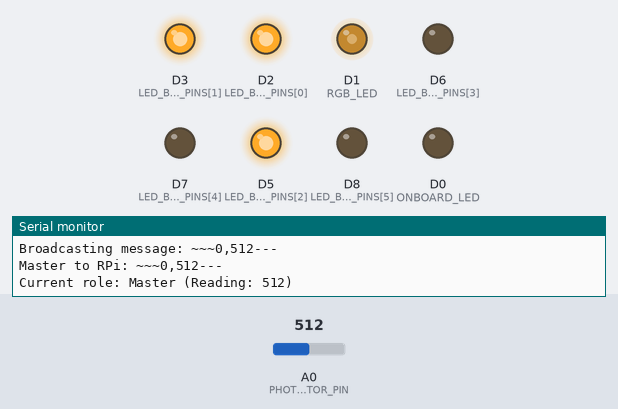
The sketch below on a simulated ESP8266 (NodeMCU). Shown: output pins drawn as LEDs (lit = HIGH), the last lines printed to the serial monitor. The inputs (shaded band) are chosen by the test bench; at power-on: A0 (PHOTORESISTOR_PIN) = 512. WiFi joins after 1.5 s; servers stay silent unless stated.

Above: at 2.7 s.
2.8 s: A0 (PHOTORESISTOR_PIN) set to 716
At 3.9 s:
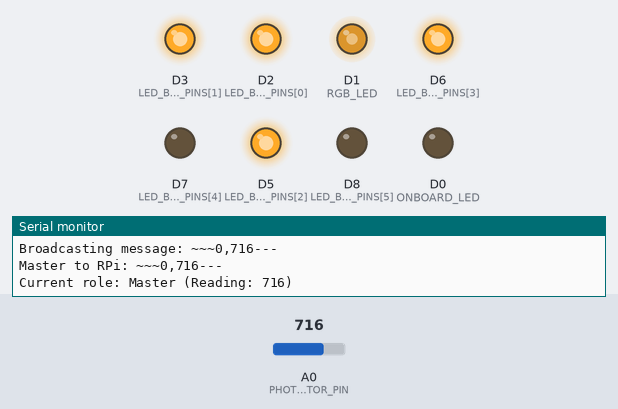
4.3 s: A0 (PHOTORESISTOR_PIN) set to 900
At 4.8 s:
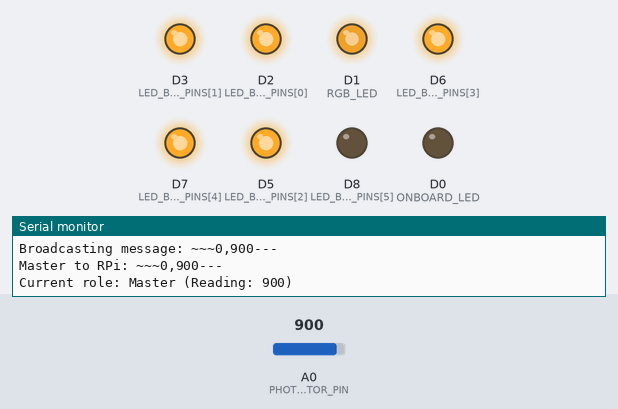
5.8 s: A0 (PHOTORESISTOR_PIN) set to 1023
At 7.0 s:
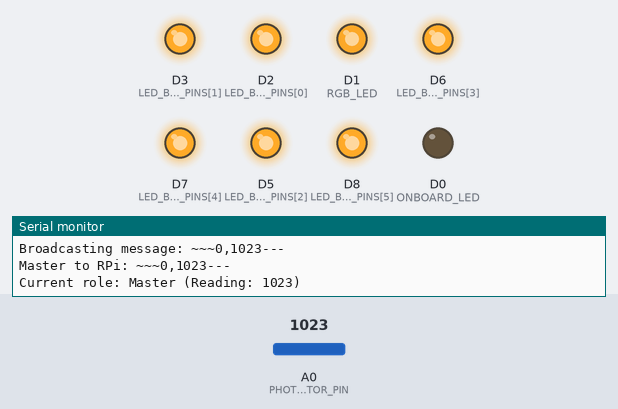
7.3 s: A0 (PHOTORESISTOR_PIN) set to 306
At 7.9 s:
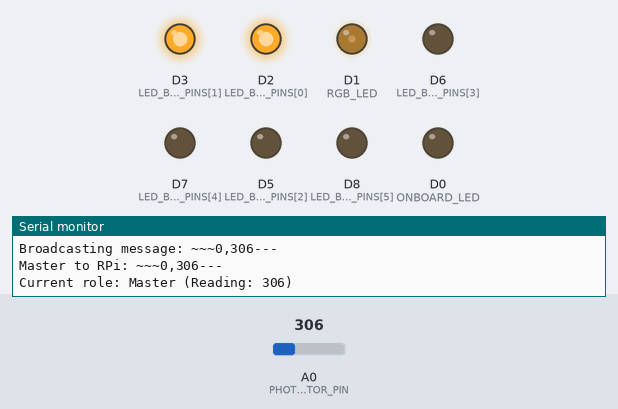
8.8 s: A0 (PHOTORESISTOR_PIN) set to 122
At 10.0 s:
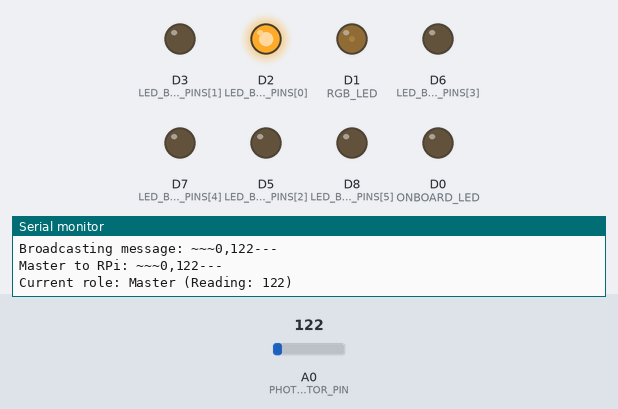
10.3 s: A0 (PHOTORESISTOR_PIN) set to 0
At 11.0 s:
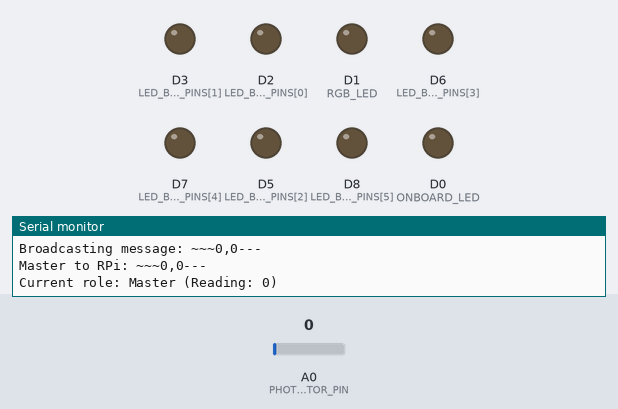
Timing chart, 0 to 12.8 s (numbered marks = the images above; inputs shaded):
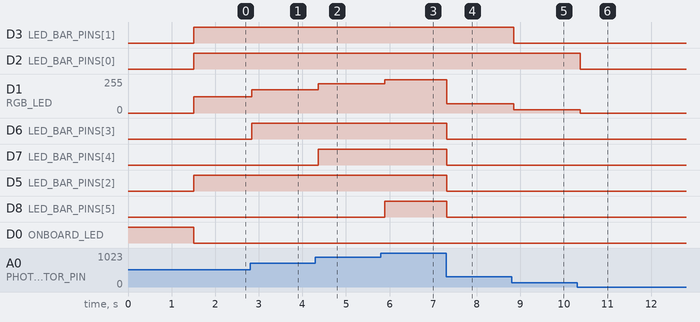

Measured:
- after the input at 2.8 s, D1 (RGB_LED): 122/255 → 173/255 at once; D6 (LED_BAR_PINS[3]): LOW → HIGH at once
- after the input at 4.3 s, D1 (RGB_LED): 173/255 → 219/255 after 0.06 s; D7 (LED_BAR_PINS[4]): LOW → HIGH after 0.06 s
- after the input at 5.8 s, D1 (RGB_LED): 219/255 → 249/255 after 0.09 s; D8 (LED_BAR_PINS[5]): LOW → HIGH after 0.09 s
- after the input at 7.3 s, D1 (RGB_LED): 249/255 → 70/255 at once; D6 (LED_BAR_PINS[3]), D7 (LED_BAR_PINS[4]), D5 (LED_BAR_PINS[2]), D8 (LED_BAR_PINS[5]): HIGH → LOW at once
- after the input at 8.8 s, D3 (LED_BAR_PINS[1]): HIGH → LOW at once; D1 (RGB_LED): 70/255 → 24/255 at once
- after the input at 10.3 s, D2 (LED_BAR_PINS[0]): HIGH → LOW after 0.07 s; D1 (RGB_LED): 24/255 → 0/255 after 0.07 s

The sketch:

ESP_LED_bar_graph.ino
```cpp
#include <ESP8266WiFi.h>
#include <WiFiUdp.h>

// Pins for components
#define PHOTORESISTOR_PIN A0           // Analog pin for light sensor
#define ONBOARD_LED 16                // On-board LED for signal indication
#define RGB_LED D1

// Pins for LED bar graph
const int LED_BAR_PINS[] = {D2, D3, D5, D6, D7, D8};
const int NUM_LEDS = 6; // Total number of LEDs in the bar graph

// WiFi credentials and UDP communication settings
const char* ssid = "zentirot";              // Network SSID
const char* password = "Lanlanlan";    // Network password
const unsigned int localPort = 4210;   // Port for receiving UDP messages
const IPAddress broadcastIP(255, 255, 255, 255); // Broadcast IP for UDP communication
WiFiUDP udp;                           // UDP instance for network communication

// Communication timing parameters
unsigned long lastReceivedTime = 0;    // Tracks time of the last received message
const unsigned long silentTime = 100;  // Broadcast if no message is received within 200 ms

// Device-specific variables
int swarmID = -1;                      // Unique ID based on IP address
int analogValue = 0;                   // Stores light sensor reading
bool isMaster = true;                  // Status flag for Master device
String role = "Master";                // Role of this ESP8266 (Master or Slave)

// Array to store readings from other devices by Swarm ID
int readings[10] = {-1};               // Initialize readings array with invalid (-1) values

// Delimiters for packet structure
const String ESP_startBit = "~~~";     // Start delimiter for ESP messages
const String ESP_endBit = "---";       // End delimiter for ESP messages
const String RPi_startBit = "+++";     // Start delimiter for RPi messages
const String RPi_endBit = "***";       // End delimiter for RPi messages


// Function to control the brightness of an LED based on an analog input value
void ledBright(int ledPin, int analogValue) {
  // Calculate the brightness level for the LED based on the analog input
  // The formula scales the input value and adjusts it with a constant offset
  int led_brightness = 0.25 * analogValue - 6;

  // Set the LED brightness by writing the calculated value to the specified pin
  // The value should be between 0 and 255 for the analogWrite function to work correctly
  analogWrite(ledPin, led_brightness);
}


// Function to update the LED bar graph based on the light intensity level
void updateLedBarGraph(int value) {
  int ledsToLight = map(value, 0, 1023, 0, NUM_LEDS); // Map light intensity to the number of LEDs to light up
  for (int i = 0; i < NUM_LEDS; i++) {
    if (i < ledsToLight) {
      digitalWrite(LED_BAR_PINS[i], HIGH); // Turn on LED
    } else {
      digitalWrite(LED_BAR_PINS[i], LOW); // Turn off LED
    }
  }
}


// Setup function to initialize WiFi, LEDs, and calculate slope-intercept for LED intervals
void setup() {
  /* Input: None

     Process: Initializes Serial communication, WiFi connection, LED pin modes, and
              UDP communication. Assigns a unique swarmID based on the last digit of IP.
              Also calculates slope and intercept for flashing intervals.

     Output: Sets up the device with connected WiFi, UDP, and initialized LEDs.
  */
  Serial.begin(115200);

  // Initialize LED pins
  pinMode(ONBOARD_LED, OUTPUT);
  pinMode(RGB_LED, OUTPUT);
  digitalWrite(ONBOARD_LED, HIGH);
  digitalWrite(RGB_LED, LOW);

  for (int i = 0; i < NUM_LEDS; i++) {
    pinMode(LED_BAR_PINS[i], OUTPUT);
    digitalWrite(LED_BAR_PINS[i], LOW);
  }

  // Connect to WiFi
  WiFi.begin(ssid, password);
  Serial.print("Connecting to WiFi...");
  while (WiFi.status() != WL_CONNECTED) {
    delay(500);
    Serial.print(".");
  }
  Serial.println("\nWiFi connected");
  Serial.print("IP address: ");
  Serial.println(WiFi.localIP());

  // Assign a swarm ID based on the last digit of IP address
  IPAddress ip = WiFi.localIP();
  swarmID = ip[3] % 10;
  Serial.print("Swarm ID assigned: ");
  Serial.println(swarmID);

  // Begin UDP communication
  udp.begin(localPort);
  Serial.printf("Listening on UDP port %d\n", localPort);
}

// Main loop to handle LEDs, broadcasting, and receiving messages
void loop() {

  ledBright(RGB_LED, analogValue);
  updateLedBarGraph(analogValue); // Update LED bar graph based on light intensity

  // Light up the on-board LED if this device is the Master
  if (isMaster) {
    digitalWrite(ONBOARD_LED, LOW);
  } else {
    digitalWrite(ONBOARD_LED, HIGH);  // Turn off LEDs if not Master
  }

  // Check if any packet has been received
  int packetSize = udp.parsePacket();
  if (packetSize) {
    char incomingPacket[255];
    int len = udp.read(incomingPacket, 255);
    if (len > 0) {
      incomingPacket[len] = '\0';
    }

    // Convert incoming packet to String for easier manipulation
    String packetStr = String(incomingPacket);

    // Process ESP-to-ESP message format
    if (packetStr.startsWith(ESP_startBit) && packetStr.endsWith(ESP_endBit)) {
      String data = packetStr.substring(ESP_startBit.length(), packetStr.length() - ESP_endBit.length());
      Serial.printf("Received packet: %s\n", data);
      int receivedSwarmID, receivedReading;
      sscanf(data.c_str(), "%d,%d", &receivedSwarmID, &receivedReading);

      // Store the reading in the array and update last received time
      readings[receivedSwarmID] = receivedReading;
      lastReceivedTime = millis();
    }

    // Process RPi reset message format
    if (packetStr.startsWith(RPi_startBit) && packetStr.endsWith(RPi_endBit)) {
      String data = packetStr.substring(RPi_startBit.length(), packetStr.length() - RPi_endBit.length());
      if (data == "RESET_REQUESTED") {
        digitalWrite(RGB_LED, LOW);
        digitalWrite(ONBOARD_LED, HIGH);
        isMaster = true;
        Serial.println("RESET REQUESTED BY RPI5");
        delay(3000);  // Hold reset state for 3 seconds
      }
    }
  }

  // Check if silent time has elapsed and broadcast reading if needed
  if (millis() - lastReceivedTime > silentTime) {
    analogValue = analogRead(PHOTORESISTOR_PIN);

    // Broadcast this device's reading to other devices
    String message = ESP_startBit + String(swarmID) + "," + String(analogValue) + ESP_endBit;
    Serial.printf("Broadcasting message: %s\n", message.c_str());
    udp.beginPacket(broadcastIP, localPort);
    udp.write(message.c_str());
    udp.endPacket();
    lastReceivedTime = millis();

    // Determine if this device is the Master
    isMaster = true;
    for (int i = 0; i < 10; i++) {
      if (i != swarmID && readings[i] >= 0 && readings[i] > analogValue) {
        isMaster = false;
        break;
      }
    }

    // Update role and broadcast to RPi if Master
    if (isMaster) {
      role = "Master";
      String masterMessage = RPi_startBit + String(swarmID) + "," + String(analogValue) + RPi_endBit;
      Serial.printf("Master to RPi: %s\n", message.c_str());
      udp.beginPacket(broadcastIP, localPort);
      udp.write(masterMessage.c_str());
      udp.endPacket();
    } else {
      role = "Slave";
    }
    Serial.printf("Current role: %s (Reading: %d)\n", role.c_str(), analogValue);
    Serial.println("");
  }
}
```
